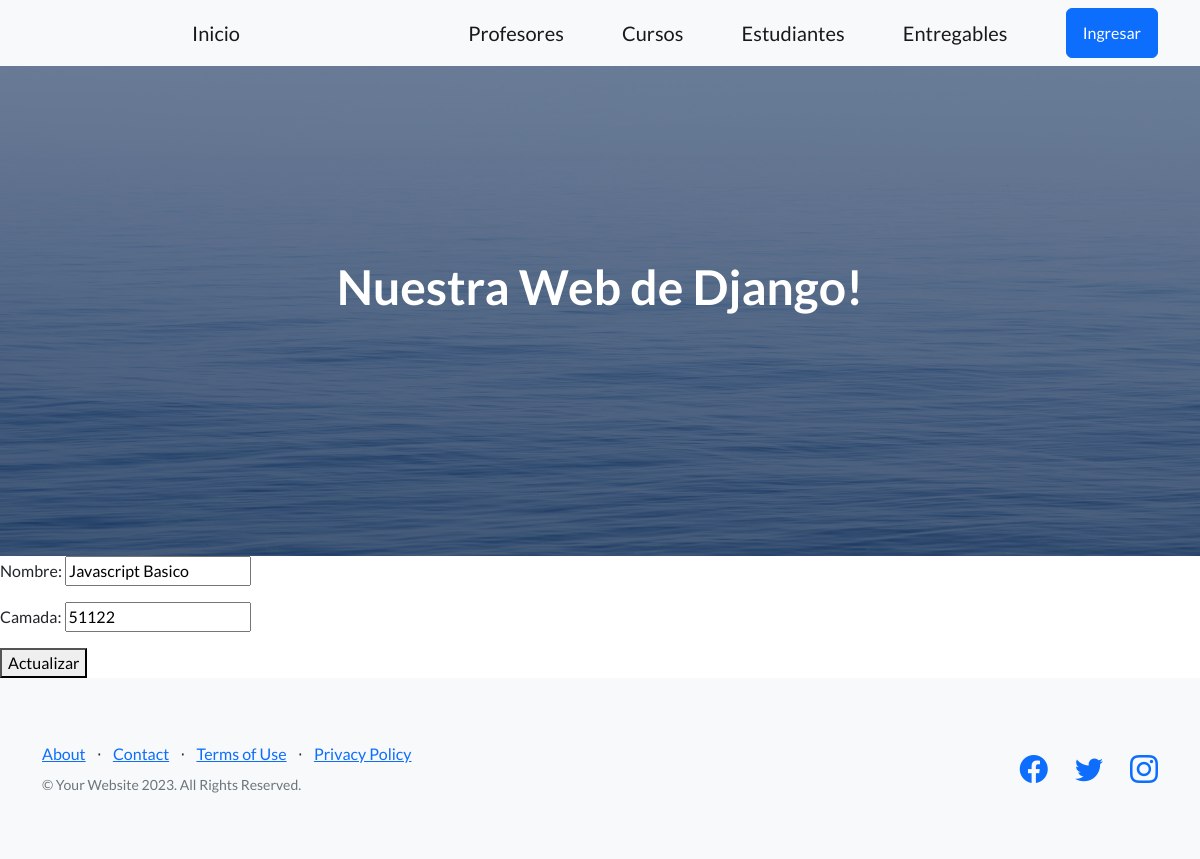
/app-coder/actualiza-curso/2, run on an earlier commit of the app's database.
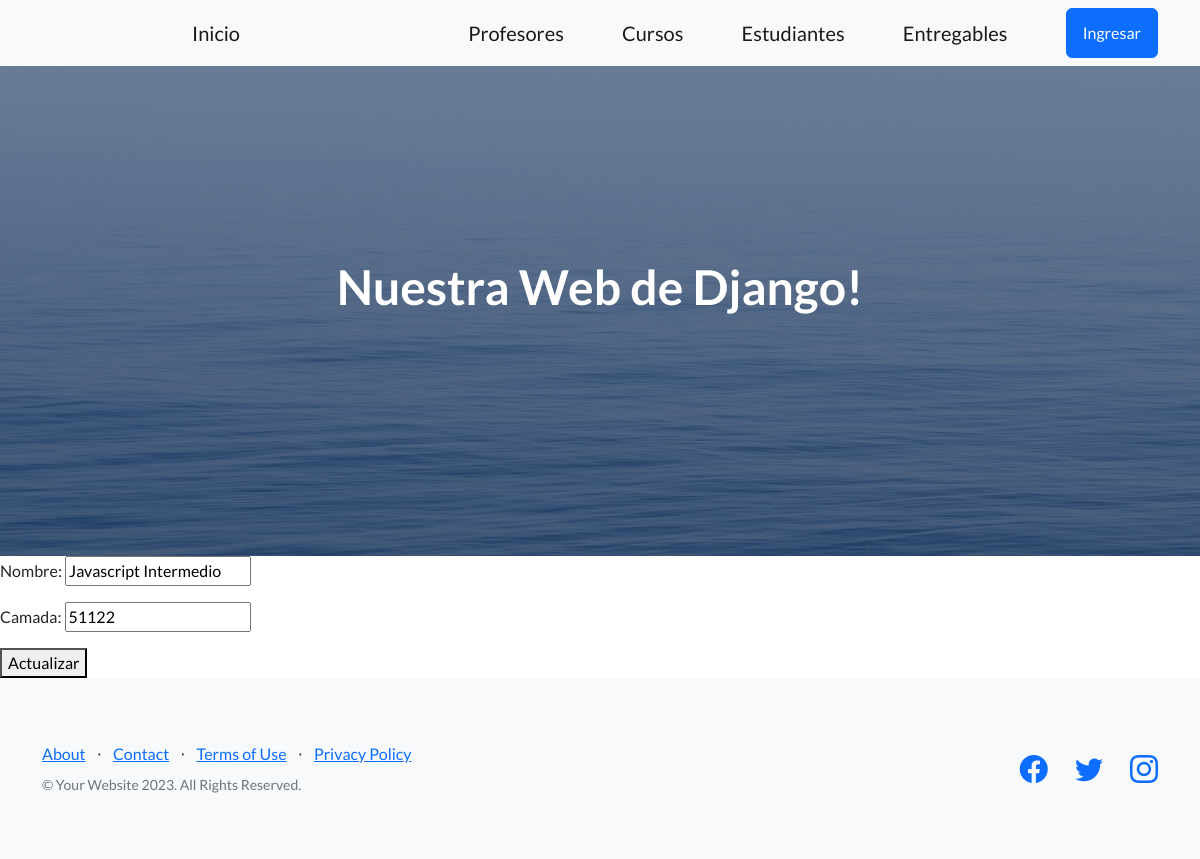
And on a later commit of the database.
### AppCoder/models.py (models this page shows, shortened)
class Curso(models.Model):
    nombre = models.CharField(max_length=40)
    camada = models.IntegerField()

### AppCoder/views.py (the view)
# urls.py: path('actualiza-curso/<pk>', CursoUpdate.as_view(), name='ActualizaCurso'),
class CursoUpdate(UpdateView):
    model = Curso
    template_name = 'curso_update.html'
    fields = ('__all__')
    success_url = "/app-coder/inicio/"
    context_object_name = "curso"

### AppCoder/templates/curso_update.html
{% extends "padre.html" %}
{% block  contenidoQueCambia %}
<form action="{% url 'ActualizaCurso' curso.id %}" method="post">{% csrf_token %}
    {{form.as_p}}
    <button type="submit"> Actualizar </button>
</form>
{% endblock contenidoQueCambia %}

What changed in the data, as far as the page shows it:
changed Curso: nombre "Javascript Basico" → "Javascript Intermedio"
